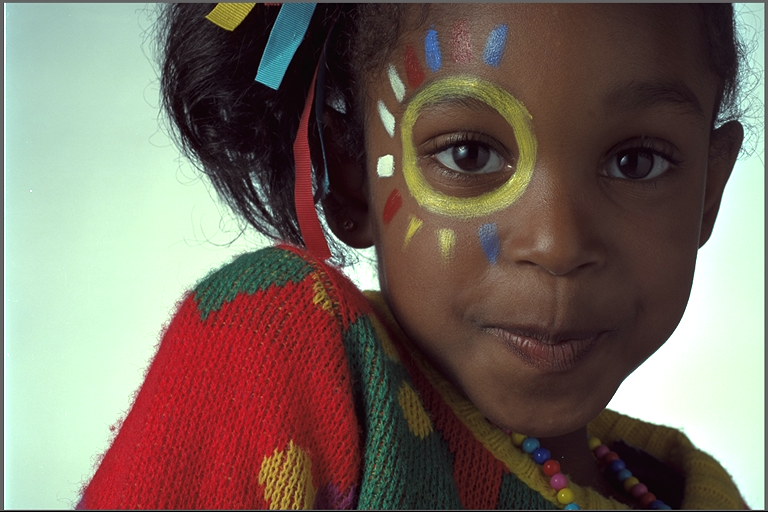
#> input picture data/kodim15.png, 768 x 512 px; its folder holds 5 pictures in this run
$ jupyter execute analysis_image15.ipynb
#> lines starting #> are read from the running program, lines starting #| are printed output that depends on the picture; after the words box and inside, x2 and y2 are one past the last pixel; in counts of white or black regions, pixels touching at a corner belong together; long printed decimals are rounded
### utils.py
import cv2
import os
import numpy as np
import matplotlib.pyplot as plt
from skimage.metrics import structural_similarity as ssim


def list_images(folder):
    exts = ('.png', '.jpg', '.jpeg', '.bmp')
    return sorted([os.path.join(folder, f) for f in os.listdir(folder) if f.lower().endswith(exts)])


def read_images( path , gray = False ):
#> called with path = '../data/kodim15.png', gray = False
    img = cv2.imread(path)
#> img is the input picture: shape (512, 768, 3); mean B, G, R 95.9, 105.8, 119.3
    if img is None:
        raise FileNotFoundError(f"Image not found: {path}")

    if gray:
        return cv2.cvtColor(img, cv2.COLOR_BGR2GRAY)

    # Convert BGR to RGB for matplotlib
    return cv2.cvtColor(img, cv2.COLOR_BGR2RGB)


def show_image(img, title='' ):

    if img.ndim == 2:
        plt.imshow(img, cmap='gray')
    else:
        plt.imshow(img)
    plt.title(title)
    plt.axis('off')
    plt.show()


def add_salt_pepper_noise(img, p):
    noisy = img.copy()
    rand = np.random.rand(*img.shape)

    noisy[rand < p/2] = 0        # Poivre
    noisy[rand > 1 - p/2] = 255  # Sel

    return noisy


def add_gaussian_noise(img, mean=0, sigma=10):

    noisy = img.copy().astype(np.float32)
    gauss = np.random.normal(mean, sigma, img.shape)
    noisy += gauss
    noisy = np.clip(noisy, 0, 255)  # garder les valeurs entre 0 et 255
    return noisy.astype(np.uint8)

def psnr(original, processed):
    mse = np.mean((original - processed) ** 2)
    if mse == 0:
        return float('inf')
    return 20 * np.log10(255.0 / np.sqrt(mse))

### NoteBook/analysis_image15.ipynb
[cell 1]
import cv2
import matplotlib.pyplot as plt
from skimage.metrics import structural_similarity as ssim

[cell 2]
import sys
sys.path.append("..")

[cell 3]
sys.path.append("...")
from utils import list_images, show_image, read_images, add_salt_pepper_noise , add_gaussian_noise ,psnr

[cell 4]
list_images('../data')

[cell 5]

image = read_images('../data/kodim15.png')
show_image(image , 'image 15 ')

[cell 6]
gray = read_images('../data/kodim15.png',gray=True)
#> call 2 of read_images, with path = '../data/kodim15.png', gray = True
#> in read_images (call 2), `return cv2.cvtColor(img, cv2.COLOR_BGR2GRAY)`:
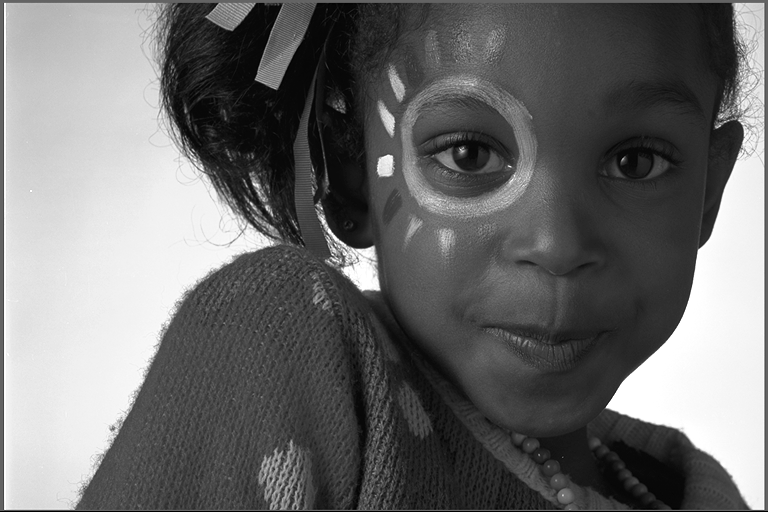
#> returned value: shape (512, 768); min 0, max 255, mean 108.7
show_image(gray , 'gray 15 ')

[cell 7]
hist = cv2.calcHist([gray], [0], None, [256], [0,256])
#> hist = 256 values, max 5645 at index 46, min 18 at index 1, mean 1536

[cell 8]
plt.figure(figsize=(10,4))
equalized = cv2.equalizeHist(gray)
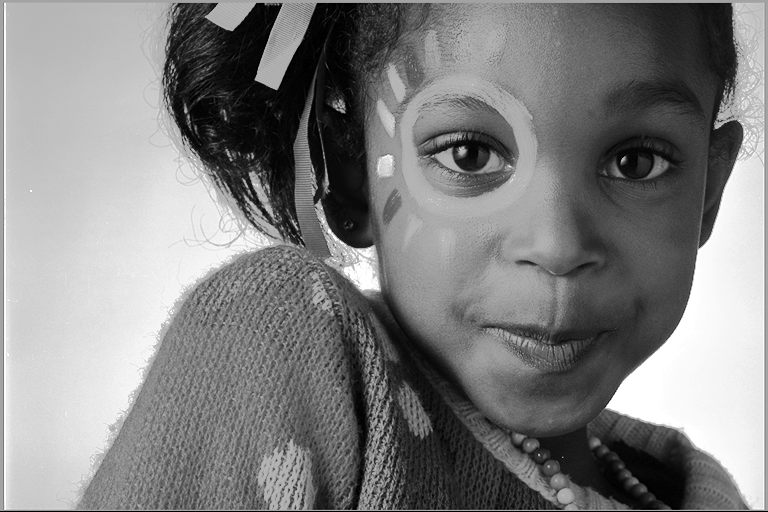
#> equalized: shape (512, 768); min 0, max 255, mean 128.2
hist_eq = cv2.calcHist([equalized], channels=[0], mask=None, histSize=[256],ranges= [0,256])
#> hist_eq = 256 values, max 5645 at index 67, min 0 at index 2, mean 1536

# Affichage de l'image originale gray
plt.subplot(1,2,1)
plt.imshow(gray, cmap='gray')
plt.title("Original Gray Image")
plt.axis('off')
plt.savefig("../results/processed/filtered/image15/gray_image.png", dpi=300, bbox_inches='tight')


plt.subplot(1,2,2)
plt.plot(hist, color='blue')
plt.title("Histogramme original")
plt.xlabel("Intensité")
plt.ylabel("Nombre de pixels")
plt.savefig("../results/histograms/image15/Histogramme_original.png", dpi=300, bbox_inches='tight')
#> figure, not shown here; panel 2: curve peaks at x = 46, y = 5645
plt.show()

[cell 9]
equalized = cv2.equalizeHist(gray)
hist_eq = cv2.calcHist([equalized], channels=[0], mask=None, histSize=[256],ranges= [0,256])

[cell 10]
plt.figure(figsize=(10,4))

# Affichage de l'image originale gray
plt.subplot(1,2,1)
plt.imshow(equalized, cmap='gray')
plt.title("Equalized Image")
plt.axis('off')
plt.savefig("../results/processed/filtered/image15/Equalized_Image.png", dpi=300, bbox_inches='tight')


plt.subplot(1,2,2)
plt.plot(hist_eq, color='blue')
plt.title("Histogramme Equalized")
plt.xlabel("Intensité")
plt.ylabel("Nombre de pixels")
plt.savefig("../results/histograms/image15/Histogramme_Equalized.png", dpi=300, bbox_inches='tight')
#> figure, not shown here; panel 2: curve peaks at x = 67, y = 5645

plt.show()

[cell 11]
clahe = cv2.createCLAHE(clipLimit=2.0, tileGridSize=(8, 8))
clahe_img = clahe.apply(gray)
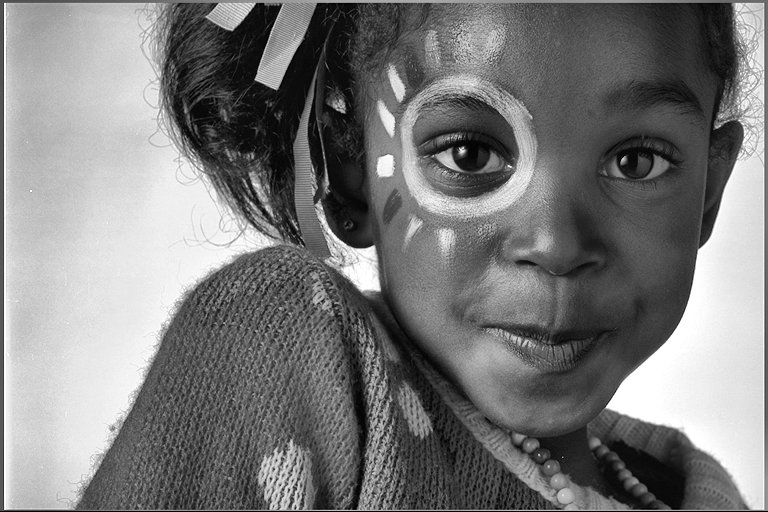
#> clahe_img: shape (512, 768); min 1, max 255, mean 122.5
hist_clahe = cv2.calcHist([clahe_img], [0], None, [256], [0,256])
#> hist_clahe = 256 values, max 4804 at index 255, min 0 at index 0, mean 1536

[cell 12]

clahe = cv2.createCLAHE(clipLimit=2.0, tileGridSize=(8, 8))
clahe_img = clahe.apply(gray)
plt.figure(figsize=(10,4))

# Image CLAHE
plt.subplot(1,2,1)
plt.imshow(clahe_img, cmap='gray')
plt.title("Image après CLAHE")
plt.axis('off')
plt.savefig("../results/processed/filtered/image15/CLAHE_image.png", dpi=300, bbox_inches='tight')

# Histogramme CLAHE
plt.subplot(1,2,2)
plt.plot(hist_clahe, color='blue')
plt.title("Histogramme après CLAHE")
plt.xlabel("Intensité")
plt.ylabel("Nombre de pixels")
plt.savefig("../results/histograms/image15/Histogramme_CLAHE.png", dpi=300, bbox_inches='tight')
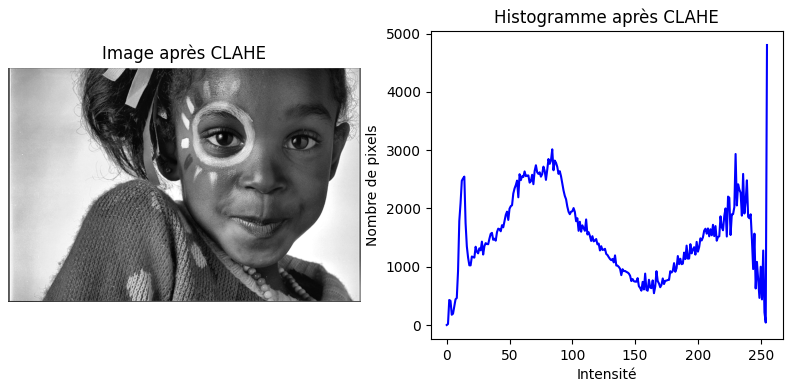
#> figure drawn by matplotlib, 2 panels; panel 2: curve peaks at x = 255, y = 4804

plt.show()

[cell 13]
plt.figure(figsize=(10,4))

plt.subplot(1,3,1)
plt.imshow(gray, cmap='gray')
plt.title("Original Gray Image")
plt.axis('off')

plt.subplot(1,3,2)
plt.imshow(equalized, cmap='gray')
plt.title("Equalized Image")
plt.axis('off')

plt.subplot(1,3,3)
plt.imshow(clahe_img, cmap='gray')
plt.title("Image après CLAHE")
plt.axis('off')

plt.show()

[cell 14]
noisy_img_salt_pepper = add_salt_pepper_noise(gray, 0.05)

# --- Affichage ---
plt.figure(figsize=(12,4))

plt.subplot(1,2,1)
plt.imshow(gray, cmap='gray')
plt.title("Original Gray Image")
plt.axis('off')


plt.subplot(1,2,2)
plt.imshow(noisy_img_salt_pepper, cmap='gray')
plt.title("Image avec Sel et Poivre")
plt.axis('off')


plt.show()

[cell 15]
plt.subplot(1,2,2)
plt.imshow(noisy_img_salt_pepper, cmap='gray')
plt.title("Image avec Sel et Poivre")
plt.axis('off')
plt.savefig("../results/processed/noisy/image15/Sel_et_Poivre_image.png", dpi=300, bbox_inches='tight')

[cell 16]
img_noisy_gauss =add_gaussian_noise(gray, mean=0, sigma=15)
#> in add_gaussian_noise, `noisy += gauss`:
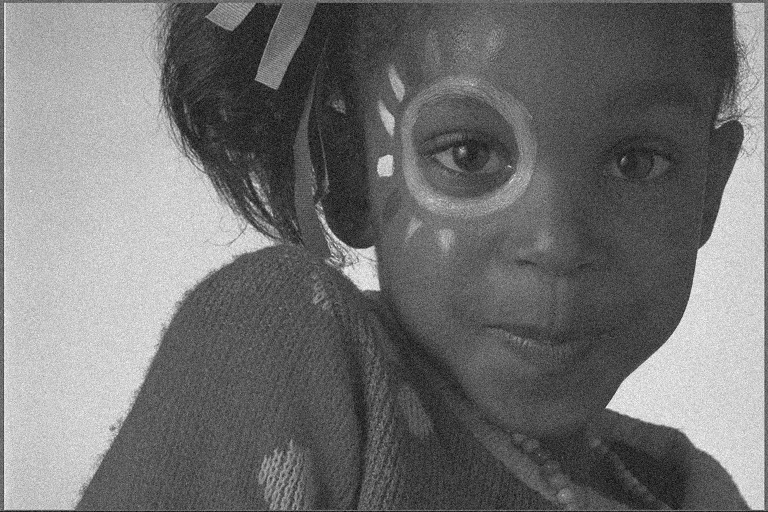
#> noisy: shape (512, 768) float32; min -52.88, max 308.7, mean 108.7; drawn with min black and max white

[cell 17]
# --- Affichage ---
plt.figure(figsize=(12,4))

plt.subplot(1,2,1)
plt.imshow(gray, cmap='gray')
plt.title("Original Gray Image")
plt.axis('off')


plt.subplot(1,2,2)
plt.imshow(img_noisy_gauss, cmap='gray')
plt.title("Image avec bruit Gaussien")
plt.axis('off')

[cell 18]
plt.subplot(1,2,2)
plt.imshow(img_noisy_gauss, cmap='gray')
plt.title("Image avec bruit Gaussien")
plt.axis('off')
plt.savefig("../results/processed/noisy/image15/bruit_Gaussien_image.png", dpi=300, bbox_inches='tight')

[cell 19]
img_blur_sp=cv2.blur(noisy_img_salt_pepper ,(3,3))
img_blur_gauss=cv2.blur(img_noisy_gauss ,(3,3))

[cell 20]
plt.figure(figsize=(12,4))

plt.subplot(1,4,1)
plt.imshow(noisy_img_salt_pepper, cmap='gray')
plt.title("Image bruitée (salt&pepper)")
plt.axis('off')

plt.subplot(1,4,2)
plt.imshow(img_noisy_gauss, cmap='gray')
plt.title("Image bruitée (Gaussien)")
plt.axis('off')

plt.subplot(1,4,3)
plt.imshow(img_blur_sp, cmap='gray')
plt.title("Box Filter pour SP ")
plt.axis('off')
plt.savefig("../results/processed/filtered/image15/Box_Filter_pour_SP.png", dpi=300, bbox_inches='tight')

plt.subplot(1,4,4)
plt.imshow(img_blur_gauss, cmap='gray')
plt.title("Box Filter  pour gauss")
plt.axis('off')

plt.show()

[cell 21]
plt.subplot(1,4,3)
plt.imshow(img_blur_sp, cmap='gray')
plt.title("Box Filter pour SP ")
plt.axis('off')
plt.savefig("../results/processed/filtered/image15/Box_Filter_pour_SP.png", dpi=300, bbox_inches='tight')

[cell 22]
plt.subplot(1,4,4)
plt.imshow(img_blur_gauss, cmap='gray')
plt.title("Box Filter  pour gauss")
plt.axis('off')
plt.savefig("../results/processed/filtered/image15/Box_Filter_pour_gauss.png", dpi=300, bbox_inches='tight')

[cell 23]
img_filter_gauss_sp = cv2.GaussianBlur(noisy_img_salt_pepper, (3,3), sigmaX=1)
img_filter_gauss_for_gauss = cv2.GaussianBlur(img_noisy_gauss, (3,3), sigmaX=1)

[cell 24]
plt.figure(figsize=(12,4))

plt.subplot(1,4,1)
plt.imshow(noisy_img_salt_pepper, cmap='gray')
plt.title("Image bruitée (salt&pepper)")
plt.axis('off')

plt.subplot(1,4,2)
plt.imshow(img_noisy_gauss, cmap='gray')
plt.title("Image bruitée (Gaussien)")
plt.axis('off')

plt.subplot(1,4,3)
plt.imshow(img_filter_gauss_sp, cmap='gray')
plt.title("Filtre Gaussien pour SP ")
plt.axis('off')

plt.subplot(1,4,4)
plt.imshow(img_filter_gauss_for_gauss, cmap='gray')
plt.title("Filtre Gaussien pour gauss")
plt.axis('off')

plt.show()

[cell 25]
plt.subplot(1,4,3)
plt.imshow(img_filter_gauss_sp, cmap='gray')
plt.title("Filtre Gaussien pour SP ")
plt.axis('off')
plt.savefig("../results/processed/filtered/image15/Filtre_Gaussien_pour_SP.png", dpi=300, bbox_inches='tight')

[cell 26]
plt.subplot(1,4,4)
plt.imshow(img_filter_gauss_for_gauss, cmap='gray')
plt.title("Filtre Gaussien pour gauss")
plt.axis('off')
plt.savefig("../results/processed/filtered/image15/Filtre_Gaussien_pour_gauss.png", dpi=300, bbox_inches='tight')

[cell 27]
median_sp = cv2.medianBlur(noisy_img_salt_pepper, 3)
median_gauss = cv2.medianBlur(img_noisy_gauss, 3)

[cell 28]
plt.figure(figsize=(12,4))

plt.subplot(1,4,1)
plt.imshow(noisy_img_salt_pepper, cmap='gray')
plt.title("Image bruitée (salt&pepper)")
plt.axis('off')

plt.subplot(1,4,2)
plt.imshow(img_noisy_gauss, cmap='gray')
plt.title("Image bruitée (Gaussien)")
plt.axis('off')

plt.subplot(1,4,3)
plt.imshow(median_sp, cmap='gray')
plt.title("Filtre median pour SP ")
plt.axis('off')

plt.subplot(1,4,4)
plt.imshow(median_gauss, cmap='gray')
plt.title("Filtre median pour gauss")
plt.axis('off')

plt.show()

[cell 29]
plt.subplot(1,4,3)
plt.imshow(median_sp, cmap='gray')
plt.title("Filtre median pour SP ")
plt.axis('off')
plt.savefig("../results/processed/filtered/image15/Filtre_median_pour_SP.png", dpi=300, bbox_inches='tight')

[cell 30]
plt.subplot(1,4,4)
plt.imshow(median_gauss, cmap='gray')
plt.title("Filtre median pour gauss")
plt.axis('off')
plt.savefig("../results/processed/filtered/image15/Filtre_median_pour_gauss.png", dpi=300, bbox_inches='tight')

[cell 31]
bilateral_sp = cv2.bilateralFilter(noisy_img_salt_pepper, d=9, sigmaColor=75, sigmaSpace=75)
bilateral_gauss = cv2.bilateralFilter(img_noisy_gauss, d=9, sigmaColor=75, sigmaSpace=75)

[cell 32]
plt.figure(figsize=(12,4))
plt.subplot(1,4,1)
plt.imshow(noisy_img_salt_pepper, cmap='gray')
plt.title("Image bruitée (salt&pepper)")
plt.axis('off')

plt.subplot(1,4,2)
plt.imshow(img_noisy_gauss, cmap='gray')
plt.title("Image bruitée (Gaussien)")
plt.axis('off')

plt.subplot(1,4,3)
plt.imshow(bilateral_sp, cmap='gray')
plt.title("Filtre Bilateral pour SP")
plt.axis('off')

plt.subplot(1,4,4)
plt.imshow(bilateral_gauss, cmap='gray')
plt.title("Filtre Bilateral pour Gauss")
plt.axis('off')
plt.show()

[cell 33]
plt.subplot(1,4,3)
plt.imshow(bilateral_sp, cmap='gray')
plt.title("Filtre Bilateral pour SP")
plt.axis('off')
plt.savefig("../results/processed/filtered/image15/Filtre_Bilateral_pour_SP.png", dpi=300, bbox_inches='tight')

[cell 34]
plt.subplot(1,4,4)
plt.imshow(bilateral_gauss, cmap='gray')
plt.title("Filtre Bilateral pour Gauss")
plt.axis('off')
plt.savefig("../results/processed/filtered/image15/Filtre_Bilateral_pour_gauss.png", dpi=300, bbox_inches='tight')
plt.show()

[cell 35]
from skimage.filters.rank import median
from skimage.morphology import disk

[cell 36]
nagao_sp = median(noisy_img_salt_pepper, disk(2))
nagao_gauss = median(img_noisy_gauss, disk(2))

[cell 37]
plt.figure(figsize=(12,4))
plt.subplot(1,4,1)
plt.imshow(noisy_img_salt_pepper, cmap='gray')
plt.title("Image bruitée (SP)")
plt.axis('off')

plt.subplot(1,4,2)
plt.imshow(img_noisy_gauss, cmap='gray')
plt.title("Image bruitée (Gauss)")
plt.axis('off')

plt.subplot(1,4,3)
plt.imshow(nagao_sp, cmap='gray')
plt.title("Filtre Nagao SP")
plt.axis('off')

plt.subplot(1,4,4)
plt.imshow(nagao_gauss, cmap='gray')
plt.title("Filtre Nagao Gauss")
plt.axis('off')
plt.show()

[cell 38]
plt.subplot(1,4,3)
plt.imshow(nagao_sp, cmap='gray')
plt.title("Filtre Nagao SP")
plt.axis('off')
plt.savefig("../results/processed/filtered/image15/Filtre_Nagao_pour_SP.png", dpi=300, bbox_inches='tight')

[cell 39]
plt.subplot(1,4,4)
plt.imshow(nagao_gauss, cmap='gray')
plt.title("Filtre Nagao Gauss")
plt.axis('off')
plt.savefig("../results/processed/filtered/image15/Filtre_Nagao_pour_gauss.png", dpi=300, bbox_inches='tight')
plt.show()

[cell 40]
kernel = cv2.getStructuringElement(cv2.MORPH_RECT, (3,3))

[cell 41]
erosion = cv2.erode(gray, kernel, iterations=1)
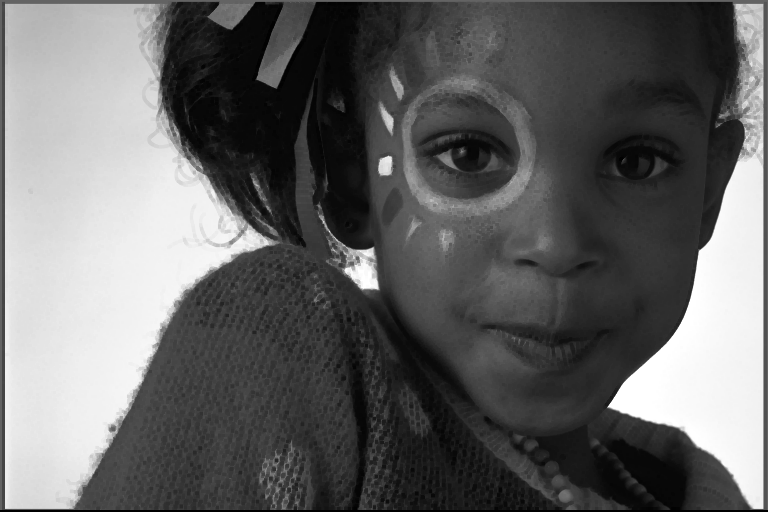
#> erosion: shape (512, 768); min 0, max 255, mean 100.2

[cell 42]
dilation = cv2.dilate(gray, kernel, iterations=1)
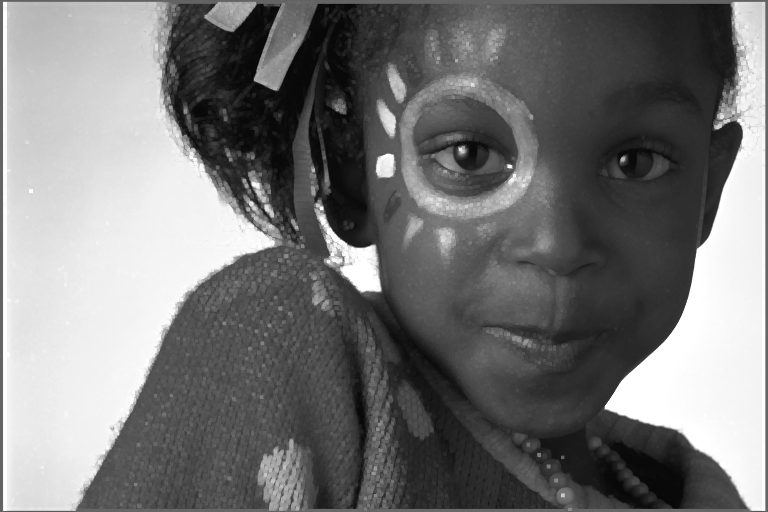
#> dilation: shape (512, 768); min 7, max 255, mean 117.7

[cell 43]
opening = cv2.morphologyEx(gray, cv2.MORPH_OPEN, kernel)

[cell 44]
closing = cv2.morphologyEx(gray, cv2.MORPH_CLOSE, kernel)

[cell 45]
tophat = cv2.morphologyEx(gray, cv2.MORPH_TOPHAT, kernel)
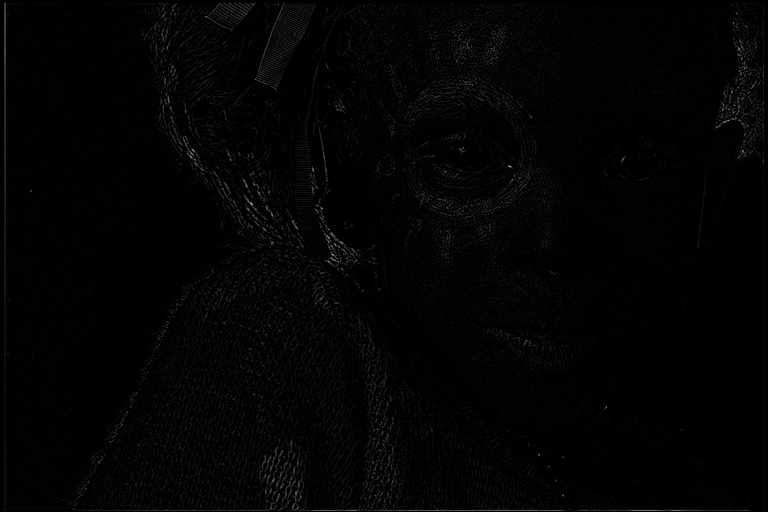
#> tophat: shape (512, 768); min 0, max 169, mean 3.3

[cell 46]
plt.figure(figsize=(12,6))
plt.subplot(2,3,1), plt.imshow(gray, cmap='gray'), plt.title('Image originale'), plt.axis('off')
plt.subplot(2,3,2), plt.imshow(erosion, cmap='gray'), plt.title('Érosion'), plt.axis('off')
plt.subplot(2,3,3), plt.imshow(dilation, cmap='gray'), plt.title('Dilatation'), plt.axis('off')
plt.subplot(2,3,4), plt.imshow(opening, cmap='gray'), plt.title('Ouverture'), plt.axis('off')
plt.subplot(2,3,5), plt.imshow(closing, cmap='gray'), plt.title('Fermeture'), plt.axis('off')
plt.subplot(2,3,6), plt.imshow(tophat, cmap='gray'), plt.title('Top-hat'), plt.axis('off')
plt.savefig("../results/processed/morphology/image15/morpho_operations.png", dpi=300, bbox_inches='tight')
plt.show()

[cell 47]
# 1. Amélioration du contraste avec CLAHE
clahe = cv2.createCLAHE(clipLimit=2.0, tileGridSize=(8,8))
img_contrast = clahe.apply(gray)

[cell 48]
# 2. Filtrage (filtre médian pour bruit Sel & Poivre)
img_filtered = cv2.medianBlur(img_contrast, 3)

[cell 49]
# 3. Morphologie
kernel = cv2.getStructuringElement(cv2.MORPH_RECT, (3,3))
img_morph = cv2.morphologyEx(img_filtered, cv2.MORPH_OPEN, kernel)
img_morph = cv2.morphologyEx(img_morph, cv2.MORPH_CLOSE, kernel)

[cell 50]
# 4. Segmentation (Otsu)
_, img_segmented = cv2.threshold(img_morph, 0, 255, cv2.THRESH_BINARY + cv2.THRESH_OTSU)
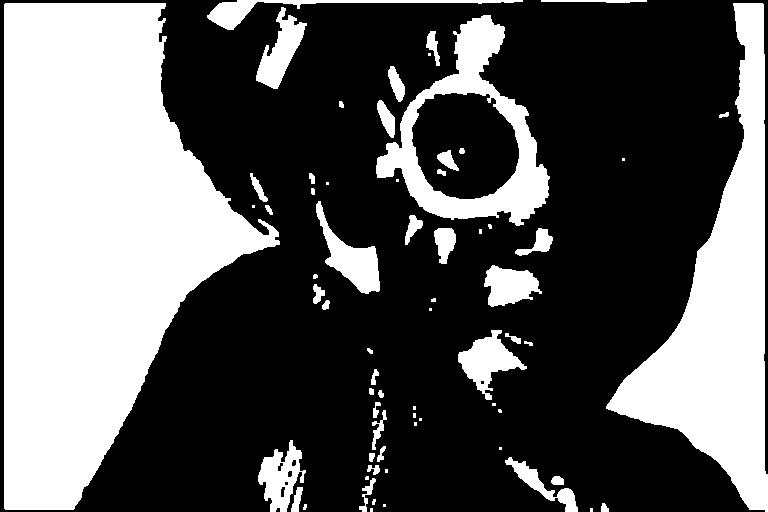
#> img_segmented: shape (512, 768); 36.1% white; 67 white regions (23 under 20 px), largest, box (x1, y1, x2, y2) and area: (4, 3, 280, 510) 83711, (606, 3, 768, 512) 30559, (376, 15, 550, 226) 10710

[cell 51]
# Visualisation
plt.figure(figsize=(12,4))
plt.subplot(1,4,1), plt.imshow(gray, cmap='gray'), plt.title('Image originale'), plt.axis('off')
plt.subplot(1,4,2), plt.imshow(img_contrast, cmap='gray'), plt.title('Contraste CLAHE'), plt.axis('off')
plt.subplot(1,4,3), plt.imshow(img_morph, cmap='gray'), plt.title('Filtrage + Morphologie'), plt.axis('off')
plt.subplot(1,4,4), plt.imshow(img_segmented, cmap='gray'), plt.title('Segmentation Otsu'), plt.axis('off')
plt.savefig("../results/processed/morphology/image15/morphology.png", dpi=300, bbox_inches='tight')
plt.show()

[cell 52]
plt.figure(figsize=(15,4))

plt.subplot(1,5,1)
plt.imshow(gray, cmap='gray')
plt.title('Originale')
plt.axis('off')

plt.subplot(1,5,2)
plt.imshow(noisy_img_salt_pepper, cmap='gray')
plt.title('Bruit Sel & Poivre')
plt.axis('off')

plt.subplot(1,5,3)
plt.imshow(img_filtered, cmap='gray')
plt.title('Filtrée')
plt.axis('off')

plt.subplot(1,5,4)
plt.imshow(img_morph, cmap='gray')
plt.title('Morphologie')
plt.axis('off')

plt.subplot(1,5,5)
plt.imshow(img_segmented, cmap='gray')
plt.title('Segmentée')
plt.axis('off')
plt.savefig("../results/processed/morphology/image15/pipeline_images.png", dpi=300, bbox_inches='tight')
plt.show()

[cell 53]
ssim_value = ssim(gray, img_segmented)
#> ssim_value = 0.295
print("SSIM:", ssim_value)
#| SSIM: 0.295

[cell 54]
psnr_value = psnr(gray, img_segmented)
#> in psnr, `mse = np.mean((original - processed) ** 2)`: mse = 110.5
#> psnr_value = 27.7
print("PSNR:", psnr_value)
#| PSNR: 27.697
PSNR: 27.69674246176274

[cell 55]
plt.figure(figsize=(10,4))
plt.hist(gray.ravel(), bins=256, color='blue', alpha=0.5, label='gray')
plt.hist(img_segmented.ravel(), bins=256, color='red', alpha=0.5, label='img_segmented')
plt.legend()
plt.savefig("../results/histograms/image15/hist_comparison.png", dpi=300, bbox_inches='tight')
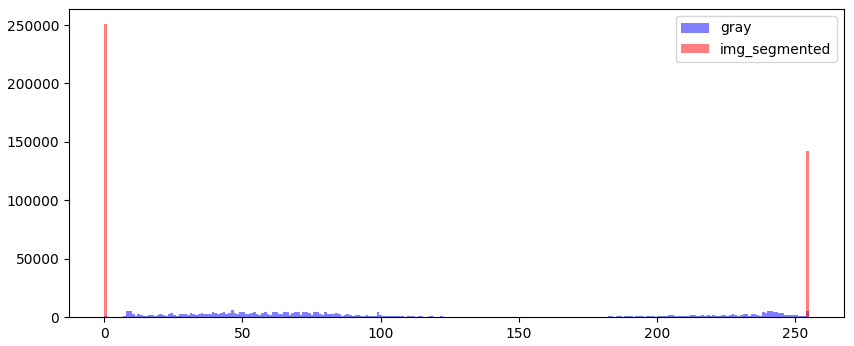
#> figure drawn by matplotlib, 1 panel; tallest bar 5645 high, from x = 45.82 to 46.82; tallest bar 251213 high, from x = 0 to 0.996
plt.show()
